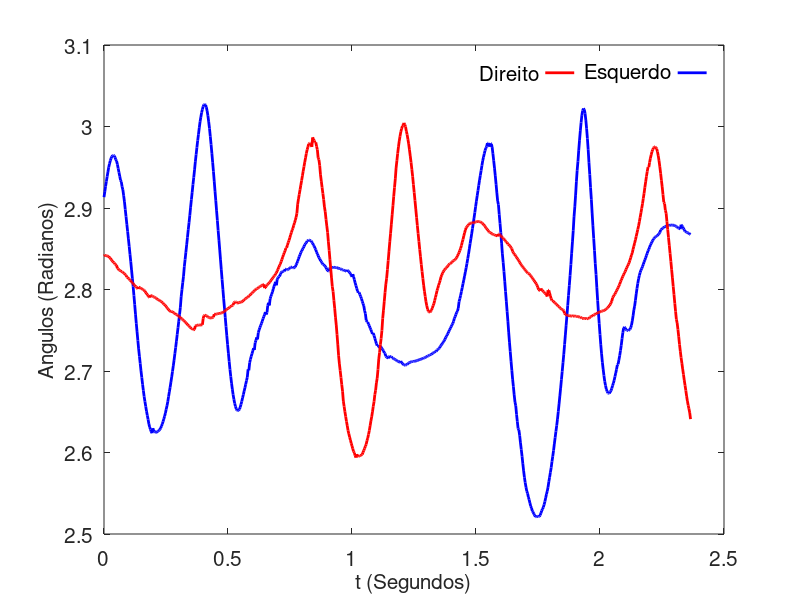

Write MATLAB code to recreate this figure.
load angles.mat
frame_rate = 315; %miliscontds
left_knees_angles = angles(3).angle_left;
right_knees_angles = angles(3).angle_right;

t = [0:(size(right_knees_angles, 1) -1)] * (1/frame_rate);

hf = figure();

plot(t, left_knees_angles, 'color', 'b', 'linewidth', 2);
hold on;
plot(t, right_knees_angles, 'color', 'r', 'linewidth', 2);
set(gca, 'fontsize', 15);
hl = legend('Esquerdo', 'Direito');
set(hl, 'fontsize', 15);
set(hl, 'orient', 'horizontal');
legend boxoff
legend left
ylabel('Angulos (Radianos)', 'FontSize', 15);
xlabel('t (Segundos)', 'fontsize', 15);

print(hf, '~/Dropbox/cbeb/figure3.png', '-dpng');
